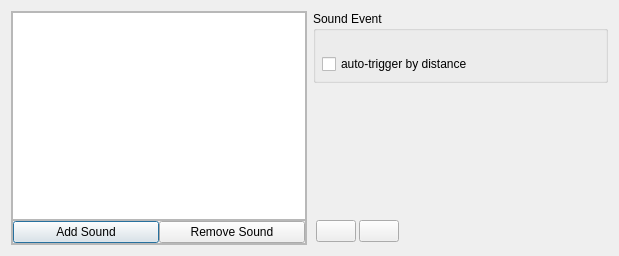
<?xml version="1.0" encoding="UTF-8"?>
<ui version="4.0">
 <class>SoundComponentEditor</class>
 <widget class="QDialog" name="SoundComponentEditor">
  <property name="geometry">
   <rect>
    <x>0</x>
    <y>0</y>
    <width>619</width>
    <height>256</height>
   </rect>
  </property>
  <property name="sizePolicy">
   <sizepolicy hsizetype="Minimum" vsizetype="Minimum">
    <horstretch>0</horstretch>
    <verstretch>0</verstretch>
   </sizepolicy>
  </property>
  <property name="windowTitle">
   <string>SoundComponent Editor</string>
  </property>
  <layout class="QHBoxLayout" name="horizontalLayout">
   <item>
    <widget class="QFrame" name="frame_3">
     <property name="frameShape">
      <enum>QFrame::StyledPanel</enum>
     </property>
     <property name="frameShadow">
      <enum>QFrame::Raised</enum>
     </property>
     <layout class="QVBoxLayout" name="verticalLayout_2">
      <property name="spacing">
       <number>0</number>
      </property>
      <property name="margin">
       <number>0</number>
      </property>
      <item>
       <widget class="QListWidget" name="listWidget"/>
      </item>
      <item>
       <widget class="QFrame" name="frame_4">
        <property name="frameShape">
         <enum>QFrame::StyledPanel</enum>
        </property>
        <property name="frameShadow">
         <enum>QFrame::Raised</enum>
        </property>
        <layout class="QHBoxLayout" name="horizontalLayout_3">
         <property name="spacing">
          <number>0</number>
         </property>
         <property name="margin">
          <number>0</number>
         </property>
         <item>
          <widget class="QPushButton" name="addEventBut">
           <property name="text">
            <string>Add Sound</string>
           </property>
          </widget>
         </item>
         <item>
          <widget class="QPushButton" name="removeEventBut">
           <property name="text">
            <string>Remove Sound</string>
           </property>
          </widget>
         </item>
        </layout>
       </widget>
      </item>
     </layout>
    </widget>
   </item>
   <item>
    <widget class="QFrame" name="frame">
     <property name="minimumSize">
      <size>
       <width>200</width>
       <height>0</height>
      </size>
     </property>
     <layout class="QVBoxLayout" name="verticalLayout">
      <property name="spacing">
       <number>0</number>
      </property>
      <property name="margin">
       <number>0</number>
      </property>
      <item>
       <widget class="QGroupBox" name="groupBox">
        <property name="title">
         <string>Sound Event</string>
        </property>
        <layout class="QVBoxLayout" name="verticalLayout_3">
         <property name="spacing">
          <number>3</number>
         </property>
         <property name="margin">
          <number>6</number>
         </property>
         <item>
          <widget class="QLabel" name="eventNameLabel">
           <property name="text">
            <string/>
           </property>
           <property name="alignment">
            <set>Qt::AlignCenter</set>
           </property>
          </widget>
         </item>
         <item>
          <widget class="QCheckBox" name="autoTriggerCheckBox">
           <property name="text">
            <string>auto-trigger by distance</string>
           </property>
          </widget>
         </item>
        </layout>
       </widget>
      </item>
      <item>
       <widget class="QFrame" name="paramsFrame">
        <property name="frameShape">
         <enum>QFrame::NoFrame</enum>
        </property>
        <property name="frameShadow">
         <enum>QFrame::Raised</enum>
        </property>
        <layout class="QGridLayout" name="gridLayout">
         <property name="margin">
          <number>6</number>
         </property>
         <property name="spacing">
          <number>3</number>
         </property>
        </layout>
       </widget>
      </item>
      <item>
       <spacer name="verticalSpacer">
        <property name="orientation">
         <enum>Qt::Vertical</enum>
        </property>
        <property name="sizeHint" stdset="0">
         <size>
          <width>20</width>
          <height>40</height>
         </size>
        </property>
       </spacer>
      </item>
      <item>
       <widget class="QFrame" name="frame_2">
        <property name="frameShape">
         <enum>QFrame::NoFrame</enum>
        </property>
        <property name="frameShadow">
         <enum>QFrame::Raised</enum>
        </property>
        <layout class="QHBoxLayout" name="horizontalLayout_2">
         <property name="spacing">
          <number>3</number>
         </property>
         <property name="margin">
          <number>3</number>
         </property>
         <item>
          <widget class="QPushButton" name="playButton">
           <property name="text">
            <string/>
           </property>
          </widget>
         </item>
         <item>
          <widget class="QPushButton" name="stopButton">
           <property name="text">
            <string/>
           </property>
          </widget>
         </item>
         <item>
          <spacer name="horizontalSpacer">
           <property name="orientation">
            <enum>Qt::Horizontal</enum>
           </property>
           <property name="sizeHint" stdset="0">
            <size>
             <width>40</width>
             <height>20</height>
            </size>
           </property>
          </spacer>
         </item>
        </layout>
       </widget>
      </item>
     </layout>
    </widget>
   </item>
  </layout>
 </widget>
 <resources/>
 <connections/>
</ui>
